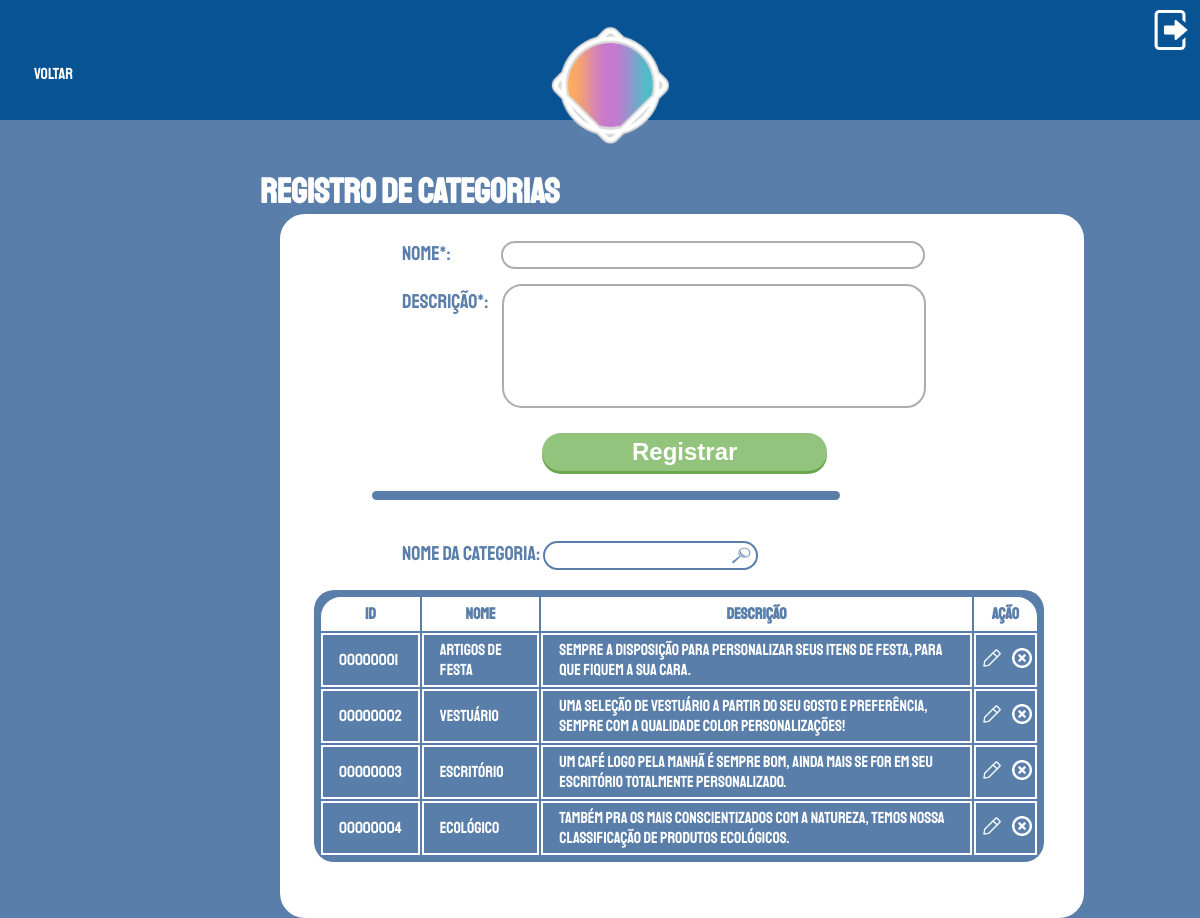
Page /paginasSistema/registroCategorias.php (signed in) on the committed database.
### tables this page shows
CREATE TABLE `categorias` (
  `id` int(8) UNSIGNED ZEROFILL NOT NULL COMMENT 'Armazena o id da categoria',
  `nome` varchar(45) NOT NULL COMMENT 'Armazena o nome da categoria',
  `descricao` text NOT NULL COMMENT 'Armazena a descrição da categoria'
);

### paginasSistema/registroCategorias.php (the view, shortened to what this page needs)
<?php
if(isset($_SESSION['nivelLogado']) && $_SESSION['nivelLogado']==1){
 ?>
<!DOCTYPE html>
<html lang="pt-BR">
<head>
<link rel="stylesheet" href="../css/registroCategorias.css">
</head>
<body>
<header>
  <form method="POST" action="../php/efetuaLogout.php">
  <button type="submit"style="background-color: transparent; border: none; float: right"><img src="../img/iconsSistema/quit.png" alt="Sair do Sistema" id="saia"></button>
  </form> <br><br><a href="registrosGerente.php"><p id="voltar">Voltar</p></a>
</header>
<main>
<img src="../img/Logo.png" alt="Logo" id="LogoPrincipal">
<h2>Registro de Categorias</h2>
           <div id="fieldset">
               <form method="POST" action="../php/registraCategorias.php" onsubmit="return validaRegistro()">
               <label  id="txtNome" for="nome">Nome*:</label>
               <input type="text" name="nome" id="nome" class="caixas" maxlength="45"><br><br>
             <label for="descreve" id="descricao" for="descricao">Descrição*:</label><br>
             <textarea class="estilotextarea" id="descreve" name="descricao"></textarea>
              <button type="submit" id="registrar">Registrar</button>
</form>
              <div id="divisa"></div>
              <br>
              <form method="GET" action="registroCategorias.php" >
                  <label  id="txtNome">Nome da Categoria: </label>
                  <input type="text" name="buscaNomeCategoria" id="cat" >
                  <button type="submit" id="botaoPesquisa"><img src="../img/iconsSistema/pesquisaPequeno.png" alt="pesquisa" id="pesquisa"></button>
          </form>
              <div id="planoFundo">
              <table id="tabela">
                <tr>
                    <th id="th1">ID</th>
                  <th>Nome</th>
                  <th>Descrição</th>
                  <th id="th4">Ação</th>
                </tr>
                <?php
			require_once("../php/conexaoBanco.php");
			if(isset($_GET['buscaNomeCategoria'])==false){
				$comando="SELECT * FROM categorias";
			}else if (isset($_GET['buscaNomeCategoria'])==true
			&& $_GET['buscaNomeCategoria']==""){
				$comando="SELECT * FROM categorias";
			}else if (isset($_GET['buscaNomeCategoria'])==true
			&& $_GET['buscaNomeCategoria']!=""){
					$busca = $_GET['buscaNomeCategoria'];
					$comando="SELECT * FROM categorias WHERE
					nome LIKE '%".$busca."%'";
        }
      $resultado = mysqli_query($conexao,$comando);
       $linhas=mysqli_num_rows($resultado);
       if($linhas==0){		?>
        <tr>
          <td colspan="4">Nenhuma categoria encontrada</td>
        </tr>
       <?php }else{
					$categoriasRetornadas = array();
					while($cadaLinha = mysqli_fetch_assoc($resultado)){
						array_push($categoriasRetornadas,$cadaLinha);
					}
					foreach($categoriasRetornadas as $cadaCategoria){
					?>
					<tr>
					<td> <?php echo $cadaCategoria['id'];?></td>
					<td> <?php echo $cadaCategoria['nome'];?> </td>
					<td> <?php echo $cadaCategoria['descricao'];?> </td>
					<td class="tdborder">
            <form action="editaCategoriaForm.php" method="POST" class="formAcoes" id="editaform2">
              <button type="submit" class="buttonEditar">
                <img src="../img/iconsSistema/miniEditar.png" class="icons" id="editar2">
                </button>
                </form>
            <form action="../php/excluiCategoria.php" method="POST" class="formAcoes" id="apagaform2">
              <button type="submit" class="buttonApagar" onClick="return confirma()">
                <img src="../img/iconsSistema/miniApagar.png" class="icons" id="apagar2">
						    </button>
					      </form>
					</tr>
				<?php
					}
				}
         ?>
              </table>
            </div>
             </div>
</main>
</body>
</html>
<?php }
else{
  header("Location: ../paginasSite/login.php");
}
 ?>

### css/registroCategorias.css (style rules this page uses)
* { margin: 0; padding: 0; font-family: "Staatliches", sans-serif; color: #597eaa; }
html, body { width: 100%; height: 100%; background-color: #597eaa; }
main { height: 78%; width: 100%; }
header { background-color: #085394; height: 15%; width: 100%; }
header p { float: left; margin-left: 2%; margin-top: 2%; color: white; }
#voltar { position: relative; left: 10px; }
#LogoPrincipal { width: 120px; height: 120px; position: absolute; top: 25px; margin-left: 45.8%; }
#saia { width: 40px; height: 40px; float: right; margin: 10px; }
h2 { color: white; margin-left: 260px; margin-top: 50px; font-size: 35px; font-weight: bold; }
label { color:#597eaa; margin-left: 10px; font-size: 20px; margin-left: 15%; }
.caixas { border-radius: 45px; padding: 4px 10px; width: 340px; border: 2px solid #adadad; margin-top: 25px; margin-right: 70px; margin-left: 15px; font-size: 14px; font-family: Arial, sans-serif; color: black; }
#pesquisa { width: 20px; height: 20px; margin-top: 5px; }
#fieldset { width: 800px; height: 700px; margin-left: 280px; border-radius: 25px; border: 2px solid white; background-color: white; }
#nome { margin-left: 48px; width: 50%; }
.estilotextarea { width:80px; height:50px; border: 2px solid #adadad; }
#descreve { resize: none; width: 400px; height: 100px; border-radius: 20px; border: 2px solid #adadad; padding: 10px; margin-left: 220px; font-family: Arial, sans-serif; color: black; margin-top: -30px; margin-bottom: 10px; }
#descricao { margin-top: 10px; }
#registrar { border: none; background: #93c47d; border-radius: 1000px; box-shadow: 0 3px #6aa84f; padding: 7px 90px; color: #ffffff; display: inline-block; font: normal bold 24px/1 "Calibri", sans-serif; text-align: center; cursor: pointer; margin-left: 260px; margin-top: 10px; }
#divisa { position: absolute; left: 31%; margin-top: 20px; height: 1%; width: 39%; background-color: #597eaa; border-radius: 20px; }
#cat { border-radius: 20px 0 0 20px; padding: 4px 6px; width: 170px; border: 2px solid #597eaa; margin-top: 50px; margin-left: 0px; }
#botaoPesquisa { border: 2px solid #597eaa; border-radius: 0 20px 20px 0; padding: 0 5px; background-color: white; margin-top: 15px; position: relative; top: 4px; left: -5px; border-left: none; }
#planoFundo { background-color: #597eaa; padding: 5px; padding-top: 5px; padding-bottom: 5px; width: 90%; border-radius: 20px; margin-top: 20px; margin-left: 4%; }
td,th { border: 2px solid white; padding: 5px 16px; color: white; }
#pesquisa { width: 20px; height: 17px; margin-top: 4px; }
th { background-color: white; color: #597eaa; }
#th1 { border-radius: 20px 0 0 0 }
#th4 { border-radius: 0 20px 0 0; }
#apagaform1, #apagaform2 { float: right; margin-right: 5px; }
#editaform1, #editaform2 { float: left; margin-left: 5px; }
.icons { height: 20px; width: 20px; }
.buttonEditar, .buttonApagar { border: none; background-color: transparent; }
.buttonEditar { float: left; margin-left: -15px; }
.buttonApagar { float: right; margin-right: -18px; }

### rows in the picture
categorias: id "00000001", nome "Artigos de festa", descricao "Sempre a disposição para personalizar seus itens de festa, para que fiquem a sua cara."
categorias: id "00000002", nome "Vestuário", descricao "Uma seleção de vestuário a partir do seu gosto e preferência, sempre com a qualidade Color Personalizações!"
categorias: id "00000003", nome "Escritório", descricao "Um café logo pela manhã é sempre bom, ainda mais se for em seu escritório totalmente personalizado."
categorias: id "00000004", nome "Ecológico", descricao "Também pra os mais conscientizados com a natureza, temos nossa classificação de produtos ecológicos."
